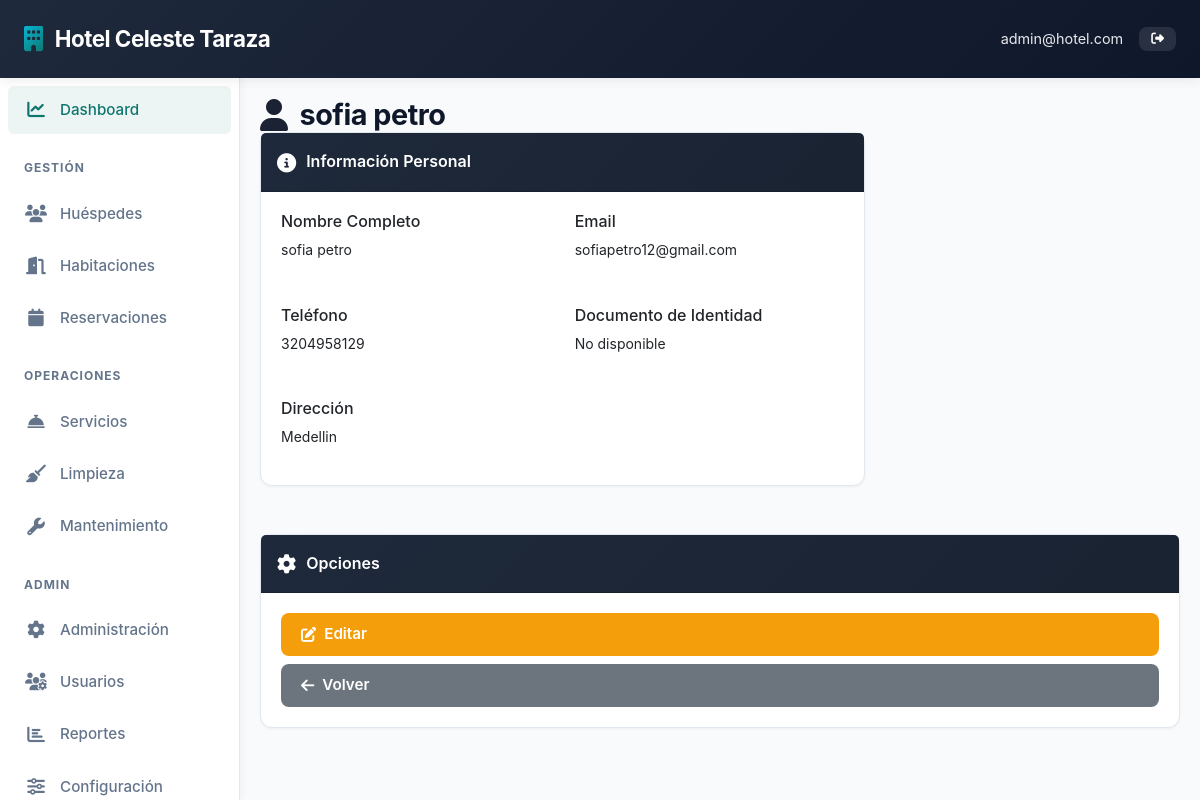
The page /guests/1 (signed in) on the database its author committed.
### models.py (models this page shows, shortened)
class SystemSettings(db.Model):
    __tablename__ = 'system_settings'
    id = db.Column(db.Integer, primary_key=True)
    hotel_name = db.Column(db.String(120), nullable=False, default='Hotel Management System')
    hotel_address = db.Column(db.Text, nullable=False, default='Calle Principal 123, Ciudad')
    hotel_phone = db.Column(db.String(20), nullable=False, default='+1 (555) 123-4567')
    hotel_email = db.Column(db.String(120), nullable=False, default='info@hotel.com')
    check_in_time = db.Column(db.String(5), nullable=False, default='14:00')
    check_out_time = db.Column(db.String(5), nullable=False, default='11:00')
    price_per_night = db.Column(db.Float, nullable=False, default=100.0)
    updated_at = db.Column(db.DateTime, default=datetime.utcnow, onupdate=datetime.utcnow)

class User(UserMixin, db.Model):
    __tablename__ = 'users'
    id = db.Column(db.Integer, primary_key=True)
    username = db.Column(db.String(80), unique=True, nullable=False)
    email = db.Column(db.String(120), unique=True, nullable=False)
    password_hash = db.Column(db.String(200), nullable=False)
    full_name = db.Column(db.String(120), nullable=False)
    role = db.Column(db.String(20), nullable=False, default='staff')  # admin, receptionist, housekeeper, manager
    phone = db.Column(db.String(20))
    created_at = db.Column(db.DateTime, default=datetime.utcnow)
    is_active = db.Column(db.Boolean, default=True)
    reservations = db.relationship('Reservation', backref='created_by_user', lazy=True)

class Guest(db.Model):
    __tablename__ = 'guests'
    id = db.Column(db.Integer, primary_key=True)
    first_name = db.Column(db.String(80), nullable=False)
    last_name = db.Column(db.String(80), nullable=False)
    email = db.Column(db.String(120), unique=True, nullable=False)
    phone = db.Column(db.String(20), nullable=False)
    document_type = db.Column(db.String(20), nullable=False)  # passport, id, license
    document_number = db.Column(db.String(50), unique=True, nullable=False)
    nationality = db.Column(db.String(80))
    address = db.Column(db.String(200))
    city = db.Column(db.String(80))
    country = db.Column(db.String(80))
    created_at = db.Column(db.DateTime, default=datetime.utcnow)
    reservations = db.relationship('Reservation', backref='guest', lazy=True)

### routes.py (the view)
@guests_bp.route('/<int:guest_id>')
@staff_required
def view_guest(guest_id):
    guest = Guest.query.get_or_404(guest_id)
    return render_template('guests/view_guest.html', guest=guest)

### auth.py (called while the page is built)
def staff_required(f):
    @wraps(f)
    def decorated_function(*args, **kwargs):
        if not current_user.is_authenticated:
            flash('Debe iniciar sesión primero.', 'warning')
            return redirect(url_for('auth.login'))
        return f(*args, **kwargs)
    return decorated_function

### templates/guests/view_guest.html (shortened to what this page needs)
{% extends "base.html" %}
{% block content %}
<div class="page-header">
    <h1>
        <i class="fas fa-user"></i>
        {{ guest.first_name }} {{ guest.last_name }}
    </h1>
</div>
<div class="row">
    <div class="col-12 col-md-8">
        <div class="card">
            <div class="card-header">
                <i class="fas fa-info-circle"></i>
                Información Personal
            </div>
            <div class="card-body">
                <div class="row mb-3">
                    <div class="col-12 col-md-6">
                        <h6>Nombre Completo</h6>
                        <p>{{ guest.first_name }} {{ guest.last_name }}</p>
                    </div>
                    <div class="col-12 col-md-6">
                        <h6>Email</h6>
                        <p>{{ guest.email }}</p>
                    </div>
                </div>
                <div class="row mb-3">
                    <div class="col-12 col-md-6">
                        <h6>Teléfono</h6>
                        <p>{{ guest.phone or 'No disponible' }}</p>
                    </div>
                    <div class="col-12 col-md-6">
                        <h6>Documento de Identidad</h6>
                        <p>{{ guest.id_document or 'No disponible' }}</p>
                    </div>
                </div>
                <div class="mb-3">
                    <h6>Dirección</h6>
                    <p>{{ guest.address or 'No disponible' }}</p>
                </div>
            </div>
        </div>
    </div>
    <div class="col-12 col-md-4">
        <div class="card">
            <div class="card-header">
                <i class="fas fa-cog"></i>
                Opciones
            </div>
            <div class="card-body d-grid gap-2">
                <a href="/guests/{{ guest.id }}/edit" class="btn btn-warning">
                    <i class="fas fa-edit"></i>
                    Editar
                </a>
                <a href="/guests" class="btn btn-secondary">
                    <i class="fas fa-arrow-left"></i>
                    Volver
                </a>
            </div>
        </div>
    </div>
</div>
{% endblock %}

### templates/base.html (shortened to what this page needs)
<!DOCTYPE html>
<html lang="es">
<head>
    <link href="https://cdn.jsdelivr.net/npm/bootstrap@5.3.0/dist/css/bootstrap.min.css" rel="stylesheet">
    <link rel="stylesheet" href="https://cdnjs.cloudflare.com/ajax/libs/font-awesome/6.4.0/css/all.min.css">
</head>
<body>
    {% if current_user.is_authenticated %}
    <nav class="navbar">
        <a class="navbar-brand" href="/"><i class="fas fa-building"></i> <span>{{ hotel_settings.hotel_name }}</span></a>
        <div class="navbar-right">
            <span class="text-white">{{ current_user.email }}</span>
            <a href="/auth/logout" class="btn btn-sm" style="background-color: rgba(255,255,255,0.1); color: white;"><i class="fas fa-sign-out-alt"></i></a>
        </div>
    </nav>
    <aside class="sidebar" id="sidebar">
        <ul class="sidebar-menu">
            <li><a href="/" data-tooltip="Dashboard"><i class="fas fa-chart-line"></i> <span class="sidebar-label">Dashboard</span></a></li>
            <li><div class="sidebar-section-title">Gestión</div></li>
            {% if modules_dict.get('Huéspedes', {}).is_enabled != False %}
            <li><a href="/guests" data-tooltip="Huéspedes"><i class="fas fa-users"></i> <span class="sidebar-label">Huéspedes</span></a></li>
            {% endif %}
            {% if modules_dict.get('Habitaciones', {}).is_enabled != False %}
            <li><a href="/rooms" data-tooltip="Habitaciones"><i class="fas fa-door-open"></i> <span class="sidebar-label">Habitaciones</span></a></li>
            {% endif %}
            {% if modules_dict.get('Reservas', {}).is_enabled != False %}
            <li><a href="/reservations" data-tooltip="Reservaciones"><i class="fas fa-calendar"></i> <span class="sidebar-label">Reservaciones</span></a></li>
            {% endif %}
            <li><div class="sidebar-section-title">Operaciones</div></li>
            {% if modules_dict.get('Servicios', {}).is_enabled != False %}
            <li><a href="/services" data-tooltip="Servicios"><i class="fas fa-concierge-bell"></i> <span class="sidebar-label">Servicios</span></a></li>
            {% endif %}
            {% if modules_dict.get('Limpieza', {}).is_enabled != False %}
            <li><a href="/housekeeping" data-tooltip="Limpieza"><i class="fas fa-broom"></i> <span class="sidebar-label">Limpieza</span></a></li>
            {% endif %}
            {% if modules_dict.get('Mantenimiento', {}).is_enabled != False %}
            <li><a href="/maintenance" data-tooltip="Mantenimiento"><i class="fas fa-wrench"></i> <span class="sidebar-label">Mantenimiento</span></a></li>
            {% endif %}
            {% if current_user.role == 'admin' %}
            <li><div class="sidebar-section-title">Admin</div></li>
            <li><a href="/admin" data-tooltip="Administración"><i class="fas fa-cog"></i> <span class="sidebar-label">Administración</span></a></li>
            <li><a href="/admin/users" data-tooltip="Usuarios"><i class="fas fa-users-cog"></i> <span class="sidebar-label">Usuarios</span></a></li>
            <li><a href="/admin/reports" data-tooltip="Reportes"><i class="fas fa-chart-bar"></i> <span class="sidebar-label">Reportes</span></a></li>
            <li><a href="/admin/settings" data-tooltip="Configuración"><i class="fas fa-sliders-h"></i> <span class="sidebar-label">Configuración</span></a></li>
            {% endif %}
        </ul>
    </aside>
    {% endif %}
    <div class="main-content">
        {% block content %}{% endblock %}
    </div>
</body>
</html>

### templates/base.html (style rules this page uses)
:root { --primary-color: #1e293b; --secondary-color: #0f766e; --accent-color: #06b6d4; --light-bg: #f8fafc; --border-color: #e2e8f0; --text-primary: #0f172a; --text-secondary: #64748b; --success: #10b981; --danger: #ef4444; --warning: #f59e0b; --info: #3b82f6; }
* { margin: 0; padding: 0; box-sizing: border-box; }
html, body { width: 100%; height: 100%; overflow-x: hidden; }
body { background-color: var(--light-bg); font-family: -apple-system, BlinkMacSystemFont, 'Segoe UI', Roboto, 'Helvetica Neue', Arial, sans-serif; font-size: 14px; color: var(--text-primary); line-height: 1.6; }
.navbar { background: linear-gradient(135deg, var(--primary-color) 0%, #0f172a 100%); padding: 1rem 1.5rem; display: flex; align-items: center; position: sticky; top: 0; z-index: 1000; width: 100%; box-shadow: 0 2px 12px rgba(0, 0, 0, 0.08); }
.navbar-brand { color: white; font-size: 1.4rem; font-weight: 700; display: flex; align-items: center; gap: 12px; text-decoration: none; white-space: nowrap; letter-spacing: -0.5px; }
.navbar-brand i { font-size: 1.6rem; background: linear-gradient(135deg, var(--accent-color), var(--secondary-color)); -webkit-background-clip: text; -webkit-text-fill-color: transparent; background-clip: text; }
.navbar-right { margin-left: auto; display: flex; align-items: center; gap: 1rem; }
.navbar-right .text-white { font-size: 0.9rem; white-space: nowrap; opacity: 0.9; }
.sidebar { position: fixed; left: 0; top: 70px; width: 260px; height: calc(100vh - 70px); background: white; overflow-y: auto; z-index: 999; border-right: 1px solid var(--border-color); box-shadow: 2px 0 8px rgba(0, 0, 0, 0.04); transition: width 0.3s ease, transform 0.3s ease; }
.sidebar-menu { list-style: none; padding: 0.75rem 0; margin: 0; }
.sidebar-menu li { margin: 0.25rem 0.5rem; }
.sidebar-menu a { display: flex; align-items: center; gap: 12px; padding: 0.75rem 1rem; color: var(--text-secondary); text-decoration: none; transition: all 0.3s ease; font-size: 0.95rem; font-weight: 500; border-radius: 6px; position: relative; }
.sidebar-menu a i { font-size: 1.1rem; width: 24px; text-align: center; transition: all 0.3s ease; }
.sidebar-menu li:first-child a, .sidebar-menu a[href="/"] { color: var(--secondary-color); background-color: #ecf5f3; }
.sidebar-label { transition: opacity 0.3s ease; }
.sidebar-section-title { color: var(--text-secondary); font-size: 0.75rem; font-weight: 700; text-transform: uppercase; letter-spacing: 1px; padding: 1rem 1rem 0.5rem; margin-top: 0.5rem; transition: opacity 0.3s ease; }
.main-content { margin-left: 260px; padding: 1.5rem; width: calc(100% - 260px); transition: all 0.3s ease; }
.page-header h1 { margin: 0; display: flex; align-items: center; gap: 12px; font-size: 1.8rem; flex-wrap: wrap; font-weight: 700; letter-spacing: -0.5px; }
.page-header i { font-size: 2rem; flex-shrink: 0; opacity: 0.95; }
.card { border: 1px solid var(--border-color); border-radius: 12px; box-shadow: 0 1px 3px rgba(0, 0, 0, 0.05); margin-bottom: 1.5rem; width: 100%; background: white; transition: all 0.3s ease; }
.card-header { background: linear-gradient(135deg, var(--primary-color) 0%, #1a2332 100%); color: white; padding: 1rem; display: flex; align-items: center; gap: 10px; font-size: 1rem; border-radius: 12px 12px 0 0; font-weight: 600; }
.card-header i { font-size: 1.2rem; flex-shrink: 0; }
.card-body { padding: 1.25rem; }
.btn { border-radius: 8px; padding: 0.625rem 1.25rem; transition: all 0.3s ease; font-weight: 600; display: inline-flex; align-items: center; gap: 8px; border: none; cursor: pointer; font-size: 0.95rem; }
.btn-warning { background-color: var(--warning); color: white; }
.btn-sm { padding: 0.375rem 0.75rem; font-size: 0.8rem; }
.row { display: flex; flex-wrap: wrap; margin: -0.75rem; }
.col-12, .col-sm-6, .col-md-6, .col-lg-3, .col-md-8, .col-lg-4, .col-lg-6 { padding: 0.75rem; }
.col-12 { width: 100%; }
.col-md-6 { width: 50%; }
.col-md-8 { width: 66.666%; }
.mb-3 { margin-bottom: 1.5rem; }
@media (max-width: 1200px) { .sidebar { width: 240px; } }
@media (max-width: 1200px) { .main-content { margin-left: 240px; width: calc(100% - 240px); padding: 1.25rem; } }

### rows shown on the page
SystemSettings: hotel_name "Hotel Celeste Taraza"
User: email "admin@hotel.com"
Guest: first_name "sofia", last_name "petro", email "sofiapetro12@gmail.com", phone "3204958129", address "Medellin"

### other values the page prints
{{ guest.id_document or 'No disponible' }} "No disponible"
